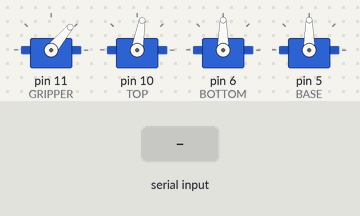
Recording of a sketch running on a simulated Arduino Uno, built with avr-gcc and run on an emulated ATmega328P. Parts: 4 × servo. The test bench sets the inputs (shaded band).

Above: at 1.2 s.
1.3 s: "4\n" received over Serial
At 1.8 s:
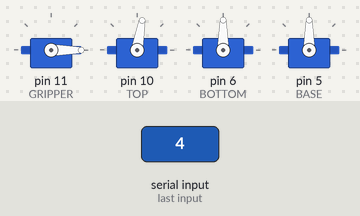
2.8 s: "3\n" received over Serial
At 4.0 s:
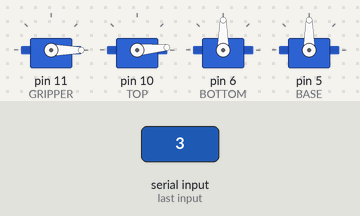
4.3 s: "2\n" received over Serial
At 5.2 s:
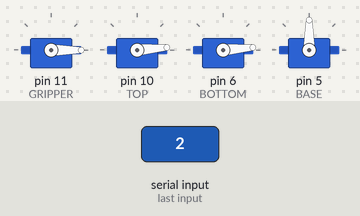
5.8 s: "1\n" received over Serial
At 6.3 s:
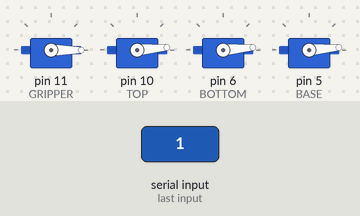
7.3 s: "1/90\n" received over Serial
At 7.6 s:
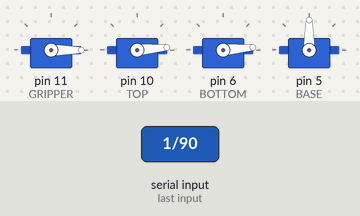
Timing chart, 0 to 9.8 s (numbered marks = the images above; inputs shaded):
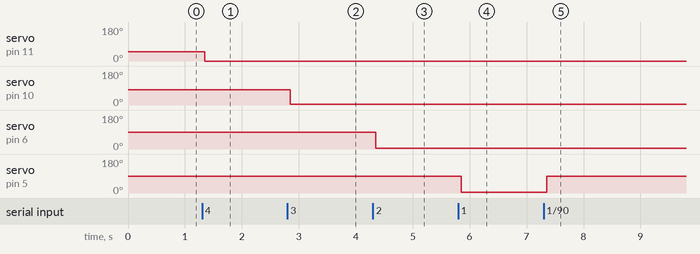

The sketch:

arduinoCode.ino
```cpp
#define GRIPPER 11
#define TOP 10
#define BOTTOM 6
#define BASE 5

#include <Servo.h>

Servo gripper ;
Servo top ;
Servo bottom ;
Servo base ;

unsigned char motorToMove = 0 ;
unsigned char angle = 0 ;

void setup()
{
  Serial.begin(9600) ;
  gripper.attach(GRIPPER) ;
  gripper.write(50);

  top.attach(TOP) ;
  top.write(80);

  bottom.attach(BOTTOM) ;
  bottom.write(90);

  base.attach(BASE) ;
  base.write(90);

  Serial.setTimeout(50);
 }

void control(String controlCommand )
{
  unsigned char index = controlCommand.indexOf('/') ;
  motorToMove = controlCommand.substring( 0 , index ).toInt() ;
  angle = controlCommand.substring(index + 1 ).toInt() ;

  switch( motorToMove )
  {
    case 0 :
      break ;

    case 4 :
      gripper.write( angle ) ;
      break ;

    case 3 :
      angle=angle<5?5:angle;
      top.write(angle) ;
      break  ;

    case 2 :
      angle=angle<5?5:angle;
      bottom.write(angle) ;
      break ;

    case 1 :
      angle=angle<5?5:angle;
      base.write( angle ) ;
      break ;
    }
  }

void loop()
{
  String command = Serial.readString() ;
  control( command );
}
```

Measured:
- after the input at 1.3 s, servo on pin 11 (GRIPPER): 50° → 0° after 0.05 s
- after the input at 2.8 s, servo on pin 10 (TOP): 80° → 5° after 0.05 s
- after the input at 4.3 s, servo on pin 6 (BOTTOM): 90° → 5° after 0.05 s
- after the input at 5.8 s, servo on pin 5 (BASE): 90° → 5° after 0.05 s
- after the input at 7.3 s, servo on pin 5 (BASE): 5° → 90° after 0.05 s
